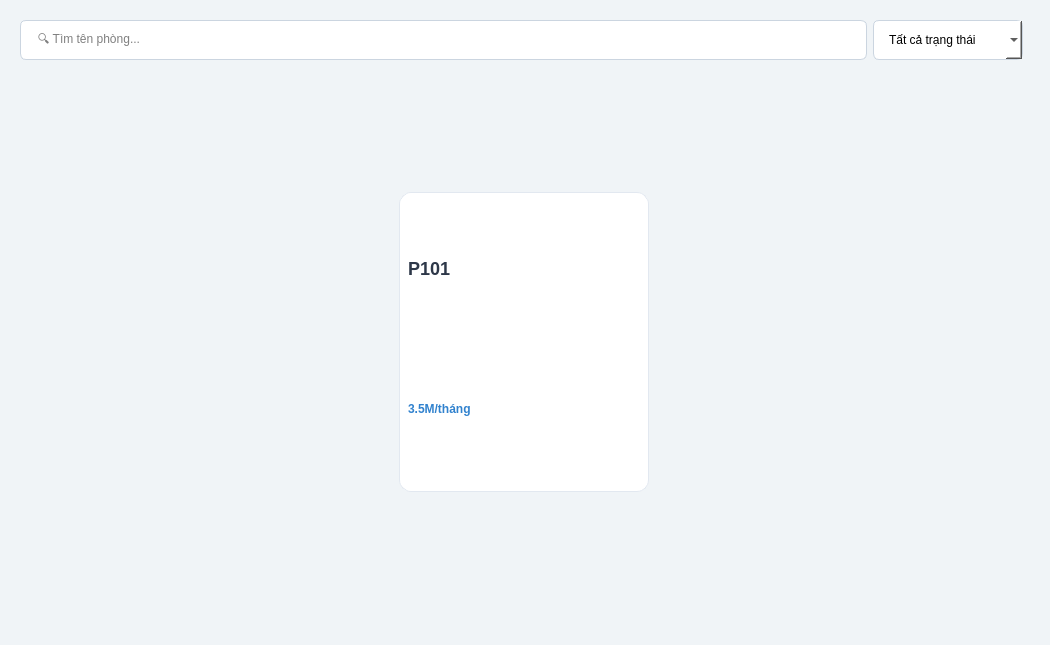
<?xml version='1.0' encoding='utf-8'?>
<ui version="4.0">
  <class>DangKyPhongView</class>
  <widget class="QWidget" name="PageDangKyPhong">
    <property name="geometry">
      <rect>
        <x>0</x>
        <y>0</y>
        <width>1050</width>
        <height>645</height>
      </rect>
    </property>
    <property name="windowTitle">
      <string>Đăng ký phòng</string>
    </property>
    <property name="styleSheet">
      <string>QWidget { background-color: #f0f4f7; }</string>
    </property>
    <layout class="QVBoxLayout" name="contentLayout">
      <property name="leftMargin">
        <number>0</number>
      </property>
      <property name="topMargin">
        <number>0</number>
      </property>
      <property name="rightMargin">
        <number>0</number>
      </property>
      <property name="bottomMargin">
        <number>0</number>
      </property>
      <item>
        <widget class="QStackedWidget" name="mainContentStack">
          <widget class="QWidget" name="pageDangKyPhong">
            <layout class="QVBoxLayout">
              <property name="leftMargin">
                <number>20</number>
              </property>
              <property name="topMargin">
                <number>20</number>
              </property>
              <property name="rightMargin">
                <number>20</number>
              </property>
              <property name="bottomMargin">
                <number>20</number>
              </property>
              <item>
                <layout class="QHBoxLayout">
                  <item>
                    <widget class="QLineEdit" name="inputSearchRoom">
                      <property name="minimumSize">
                        <size>
                          <width>250</width>
                          <height>40</height>
                        </size>
                      </property>
                      <property name="placeholderText">
                        <string>🔍 Tìm tên phòng...</string>
                      </property>
                      <property name="styleSheet">
                        <string>background-color: white; border: 1px solid #cbd5e0; border-radius: 6px; padding: 8px 15px;</string>
                      </property>
                    </widget>
                  </item>
                  <item>
                    <widget class="QComboBox" name="cbFilterStatus">
                      <property name="minimumSize">
                        <size>
                          <width>150</width>
                          <height>40</height>
                        </size>
                      </property>
                      <property name="styleSheet">
                        <string>background-color: white; border: 1px solid #cbd5e0; border-radius: 6px; padding: 8px 15px;</string>
                      </property>
                      <item>
                        <property name="text">
                          <string>Tất cả trạng thái</string>
                        </property>
                      </item>
                      <item>
                        <property name="text">
                          <string>Trống</string>
                        </property>
                      </item>
                      <item>
                        <property name="text">
                          <string>Đang thuê</string>
                        </property>
                      </item>
                    </widget>
                  </item>
                  <item>
                    <spacer>
                      <property name="orientation">
                        <enum>Qt::Horizontal</enum>
                      </property>
                    </spacer>
                  </item>
                </layout>
              </item>
              <item>
                <widget class="QScrollArea" name="scrollAreaRooms">
                  <property name="widgetResizable">
                    <bool>true</bool>
                  </property>
                  <property name="styleSheet">
                    <string>QScrollArea { border: none; background-color: transparent; }</string>
                  </property>
                  <widget class="QWidget" name="scrollAreaWidgetContents">
                    <property name="styleSheet">
                      <string>background-color: transparent;</string>
                    </property>
                    <layout class="QGridLayout" name="gridRooms">
                      <property name="spacing">
                        <number>20</number>
                      </property>
                      <item row="0" column="0">
                        <widget class="QWidget" name="dummyRoomCard">
                          <property name="minimumSize">
                            <size>
                              <width>250</width>
                              <height>300</height>
                            </size>
                          </property>
                          <property name="maximumSize">
                            <size>
                              <width>250</width>
                              <height>300</height>
                            </size>
                          </property>
                          <property name="styleSheet">
                            <string>background-color: white; border: 1px solid #e2e8f0; border-radius: 12px;</string>
                          </property>
                          <layout class="QVBoxLayout">
                            <item>
                              <widget class="QLabel">
                                <property name="text">
                                  <string>P101</string>
                                </property>
                                <property name="styleSheet">
                                  <string>font-size: 18px; font-weight: bold; border:none; color: #2d3748;</string>
                                </property>
                              </widget>
                            </item>
                            <item>
                              <widget class="QLabel">
                                <property name="text">
                                  <string>3.5M/tháng</string>
                                </property>
                                <property name="styleSheet">
                                  <string>color: #3182ce; font-weight: bold; border:none;</string>
                                </property>
                              </widget>
                            </item>
                            <item>
                              <spacer>
                                <property name="orientation">
                                  <enum>Qt::Vertical</enum>
                                </property>
                              </spacer>
                            </item>
                          </layout>
                        </widget>
                      </item>
                      <item row="1" column="5">
                        <spacer>
                          <property name="orientation">
                            <enum>Qt::Vertical</enum>
                          </property>
                        </spacer>
                      </item>
                    </layout>
                  </widget>
                </widget>
              </item>
            </layout>
          </widget>
        </widget>
      </item>
    </layout>
  </widget>
  <resources/>
  <connections/>
</ui>
